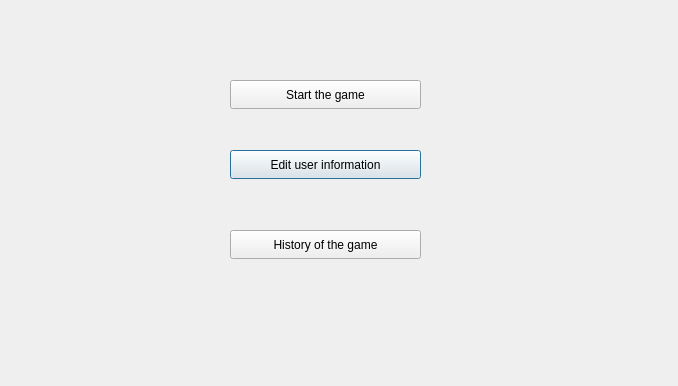
<?xml version="1.0" encoding="UTF-8"?>
<ui version="4.0">
 <class>welcome</class>
 <widget class="QDialog" name="welcome">
  <property name="geometry">
   <rect>
    <x>0</x>
    <y>0</y>
    <width>678</width>
    <height>386</height>
   </rect>
  </property>
  <property name="windowTitle">
   <string>Dialog</string>
  </property>
  <property name="styleSheet">
   <string notr="true"/>
  </property>
  <widget class="QPushButton" name="pushButton">
   <property name="geometry">
    <rect>
     <x>230</x>
     <y>150</y>
     <width>191</width>
     <height>29</height>
    </rect>
   </property>
   <property name="text">
    <string>Edit user information</string>
   </property>
  </widget>
  <widget class="QPushButton" name="pushButton_2">
   <property name="geometry">
    <rect>
     <x>230</x>
     <y>230</y>
     <width>191</width>
     <height>29</height>
    </rect>
   </property>
   <property name="text">
    <string>History of the game</string>
   </property>
  </widget>
  <widget class="QPushButton" name="pushButton_3">
   <property name="geometry">
    <rect>
     <x>230</x>
     <y>80</y>
     <width>191</width>
     <height>29</height>
    </rect>
   </property>
   <property name="text">
    <string>Start the game</string>
   </property>
  </widget>
 </widget>
 <resources/>
 <connections/>
</ui>
